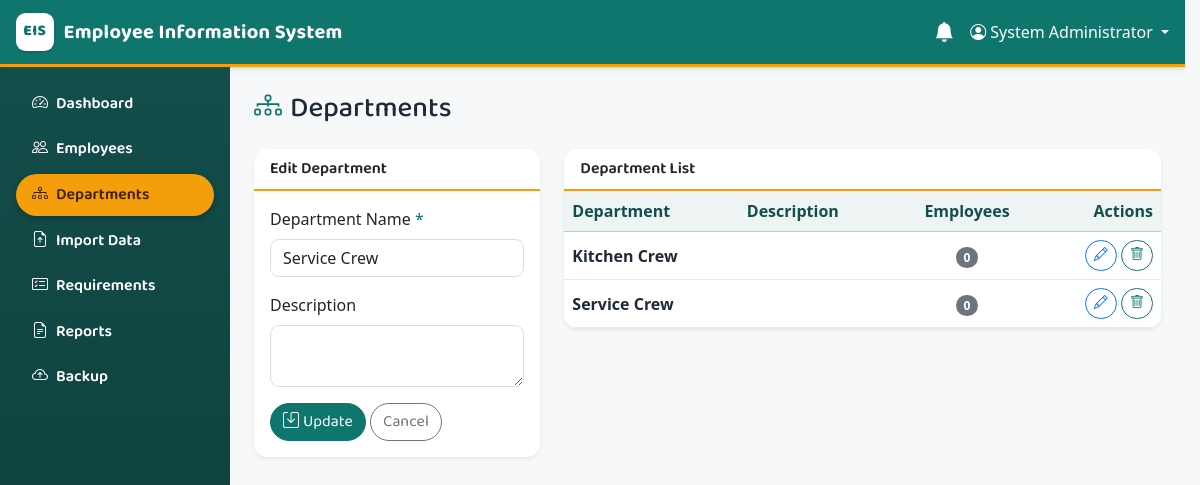
/modules/departments/index.php?edit=3 (signed in), run on the app's committed database.
### tables this page shows
CREATE TABLE departments (
  department_id   INT UNSIGNED NOT NULL AUTO_INCREMENT,
  department_name VARCHAR(100) NOT NULL,
  description     VARCHAR(255) NULL,
  PRIMARY KEY (department_id),
  UNIQUE KEY uq_departments_name (department_name)
);

### includes/functions.php (called while the page is built, shortened)
<?php
function e(?string $value): string
{
    return htmlspecialchars($value ?? '', ENT_QUOTES, 'UTF-8');
}

### modules/departments/index.php (the view, shortened to what this page needs)
<?php
require_once __DIR__ . '/../../config/app.php';
$editing = null;
if (isset($_GET['edit'])) {
    $stmt = $pdo->prepare('SELECT * FROM departments WHERE department_id = ?');
    $stmt->execute([(int)$_GET['edit']]);
    $editing = $stmt->fetch() ?: null;
}
$departments = $pdo->query(
    'SELECT d.department_id, d.department_name, d.description,
            COUNT(e.employee_id) AS employee_count
     FROM departments d
     LEFT JOIN employees e ON e.department_id = d.department_id
     GROUP BY d.department_id, d.department_name, d.description
     ORDER BY d.department_name'
)->fetchAll();
require __DIR__ . '/../../includes/header.php';
?>
<div class="d-flex justify-content-between align-items-center mb-4">
    <h1 class="h3 mb-0"><i class="bi bi-diagram-3 me-2"></i>Departments</h1>
</div>
<div class="row g-4">
    <div class="col-lg-4">
        <div class="card shadow-sm">
            <div class="card-header bg-white fw-semibold">
                <?= $editing ? 'Edit Department' : 'Add Department' ?>
            </div>
            <div class="card-body">
                <form method="post" action="save.php">
                    <div class="mb-3">
                        <label class="form-label" for="department_name">Department Name <span class="text-danger">*</span></label>
                        <input type="text" class="form-control" id="department_name" name="department_name"
                               maxlength="100" required value="<?= e($editing['department_name'] ?? '') ?>">
                    </div>
                    <div class="mb-3">
                        <label class="form-label" for="description">Description</label>
                        <textarea class="form-control" id="description" name="description" rows="2"
                                  maxlength="255"><?= e($editing['description'] ?? '') ?></textarea>
                    </div>
                    <button type="submit" class="btn btn-danger">
                        <i class="bi bi-save me-1"></i><?= $editing ? 'Update' : 'Save' ?>
                    </button>
                    <?php if ($editing): ?>
                        <a href="index.php" class="btn btn-outline-secondary">Cancel</a>
                    <?php endif; ?>
                </form>
            </div>
        </div>
    </div>
    <div class="col-lg-8">
        <div class="card shadow-sm">
            <div class="card-header bg-white fw-semibold">Department List</div>
            <div class="table-responsive">
                <table class="table table-hover align-middle mb-0">
                    <thead class="table-light">
                        <tr>
                            <th>Department</th>
                            <th>Description</th>
                            <th class="text-center">Employees</th>
                            <th class="text-end">Actions</th>
                        </tr>
                    </thead>
                    <tbody>
                    <?php foreach ($departments as $dept): ?>
                        <tr>
                            <td class="fw-semibold"><?= e($dept['department_name']) ?></td>
                            <td><?= e($dept['description']) ?></td>
                            <td class="text-center">
                                <span class="badge text-bg-secondary"><?= (int)$dept['employee_count'] ?></span>
                            </td>
                            <td class="text-end">
                                <a href="index.php?edit=<?= (int)$dept['department_id'] ?>"
                                   class="btn btn-sm btn-outline-primary" title="Edit">
                                    <i class="bi bi-pencil"></i>
                                </a>
                                <form method="post" action="delete.php" class="d-inline"
                                      data-confirm="Delete department '<?= e($dept['department_name']) ?>'? Employees under it will become unassigned.">
                                    <button type="submit" class="btn btn-sm btn-outline-danger" title="Delete">
                                        <i class="bi bi-trash"></i>
                                    </button>
                                </form>
                            </td>
                        </tr>
                    <?php endforeach; ?>
                    </tbody>
                </table>
            </div>
        </div>
    </div>
</div>
<?php require __DIR__ . '/../../includes/footer.php'; ?>

### assets/css/style.css (style rules this page uses)
:root { --eis-primary: #0f766e; --eis-primary-dark: #0b5a54; --eis-deep: #134e4a; --eis-deep-dark: #0c3a37; --eis-accent: #f59e0b; --eis-accent-dark: #d97706; --eis-surface: #f6f8f9; --eis-card: #ffffff; --eis-line: #e4eaec; --eis-text: #1f2937; --eis-muted: #64748b; }
html { overflow-y: scroll; scrollbar-gutter: stable; }
body { padding-right: 0 !important; background-color: var(--eis-surface); min-height: 100vh; color: var(--eis-text); }
h1, h2, h3, h4, h5, h6, .h1, .h2, .h3, .h4, .h5, .h6, .navbar-brand, .btn, .nav-link, .card-header, .dropdown-header { font-family: 'Baloo 2', 'Segoe UI', system-ui, sans-serif; }
h1 i, .h3 i { color: var(--eis-primary); }
.text-danger { color: var(--eis-primary) !important; }
.btn-danger { background-color: var(--eis-primary); border-color: var(--eis-primary); }
.btn-outline-danger { color: var(--eis-primary); border-color: var(--eis-primary); }
.card { border: none; border-radius: .85rem; overflow: hidden; background-color: var(--eis-card); box-shadow: 0 2px 8px rgba(19, 78, 74, .07); }
.card-header { background-color: var(--eis-card) !important; border-bottom: 2px solid var(--eis-accent); font-weight: 600; }
.table { --bs-table-color: var(--eis-text); border-color: var(--eis-line); }
.table-light, .table thead.table-light th { --bs-table-bg: #eef4f4; color: #134e4a; }
.btn { border-radius: 50rem; }
.form-control, .form-select { border-radius: .55rem; border-color: #d5dee0; }
.badge { border-radius: 50rem; }

### data on the page
departments: department_name "Service Crew", employee_count "0"
departments: department_name "Kitchen Crew", employee_count "0"

### other printed values
APP_NAME "Employee Information System"
$_SESSION['full_name'] "System Administrator"
$item['label'] "Dashboard"
$item['label'] "Employees"
$item['label'] "Departments"
$item['label'] "Import Data"
$item['label'] "Requirements"
$item['label'] "Reports"
$item['label'] "Backup"
